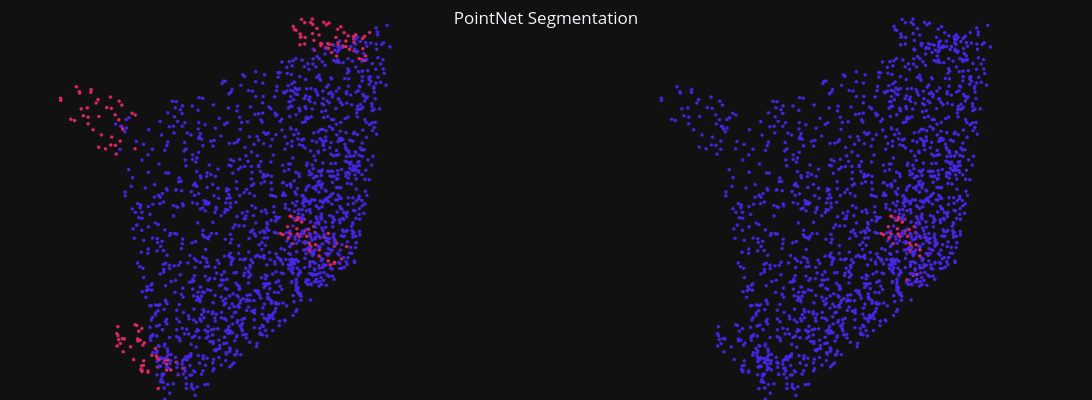

The cell this chart's notebook holds for it:
### Markdown cell above
## Test on individual items

### Code cell
# Random test sample
test_sample = test_set[np.random.choice(np.arange(len(test_set)))]
batch_dict = collate_fn([test_sample])

# Get model predictions
x = batch_dict['points'].transpose(1, 2).to(device)
model_preds, _ = dense_classifier(x)
pred_part_labels = torch.argmax(model_preds, axis=1).detach().cpu().numpy()[0]

points = test_sample['points']
part_labels = test_sample['seg_labels']


# plot results
fig = make_subplots(rows=1, cols=2, specs=[[{"type": "scatter3d"}, {"type": "scatter3d"}]], column_widths=[0.5, 0.5],
                    subplot_titles=('Part Labels', 'Part Predictions'))

# ground truth part labels
gt_colors = [
    f'rgb({r},{g},{b})'
    for r, g, b in PART_COLORS[part_labels - 1]
]
part_label_plots = plot_pc_data3d(x=points[:,0], y=points[:,1], z=points[:,2], apply_color_gradient=False, 
                                  color=gt_colors, marker_size=2)

# ground truth part labels
pred_colors = [
    f'rgb({r},{g},{b})'
    for r, g, b in PART_COLORS[pred_part_labels - 1]
]

pred_part_label_plots = plot_pc_data3d(x=points[:,0], y=points[:,1], z=points[:,2], apply_color_gradient=False, 
                                  color=pred_colors, marker_size=2)

fig.update_layout(template="plotly_dark", scene=PCD_SCENE, scene2=PCD_SCENE, height = 400, width = 1200,
                title='PointNet Segmentation', title_x=0.5, title_y=0.97, margin=dict(r=0, b=0, l=0, t=0))
fig.add_trace(part_label_plots, row=1, col=1)
fig.add_trace(pred_part_label_plots, row=1, col=2)
fig.show()

### Figure 1 — Plotly figure (JSON) as saved in the notebook; plotly's stock layout.template omitted (floating-point values rounded to 4 significant figures; data arrays with more than 128 entries replaced by an {"elided": "..."} marker saying what was removed)
{"data": [{"hoverinfo": "skip", "marker": {"color": {"elided": "2500 str values"}, "opacity": 1, "size": 2}, "mode": "markers", "scene": "scene", "showlegend": false, "type": "scatter3d", "x": {"elided": "2500 float values"}, "y": {"elided": "2500 float values"}, "z": {"elided": "2500 float values"}}, {"hoverinfo": "skip", "marker": {"color": {"elided": "2500 str values"}, "opacity": 1, "size": 2}, "mode": "markers", "scene": "scene2", "showlegend": false, "type": "scatter3d", "x": {"elided": "2500 float values"}, "y": {"elided": "2500 float values"}, "z": {"elided": "2500 float values"}}], "layout": {"annotations": [{"font": {"size": 16}, "showarrow": false, "text": "Part Labels", "x": 0.225, "xanchor": "center", "xref": "paper", "y": 1, "yanchor": "bottom", "yref": "paper"}, {"font": {"size": 16}, "showarrow": false, "text": "Part Predictions", "x": 0.775, "xanchor": "center", "xref": "paper", "y": 1, "yanchor": "bottom", "yref": "paper"}], "height": 400, "margin": {"b": 0, "l": 0, "r": 0, "t": 0}, "scene": {"aspectmode": "data", "domain": {"x": [0, 0.45], "y": [0, 1]}, "xaxis": {"visible": false}, "yaxis": {"visible": false}, "zaxis": {"visible": false}}, "scene2": {"aspectmode": "data", "domain": {"x": [0.55, 1], "y": [0, 1]}, "xaxis": {"visible": false}, "yaxis": {"visible": false}, "zaxis": {"visible": false}}, "title": {"text": "PointNet Segmentation", "x": 0.5, "y": 0.97}, "width": 1200}}
